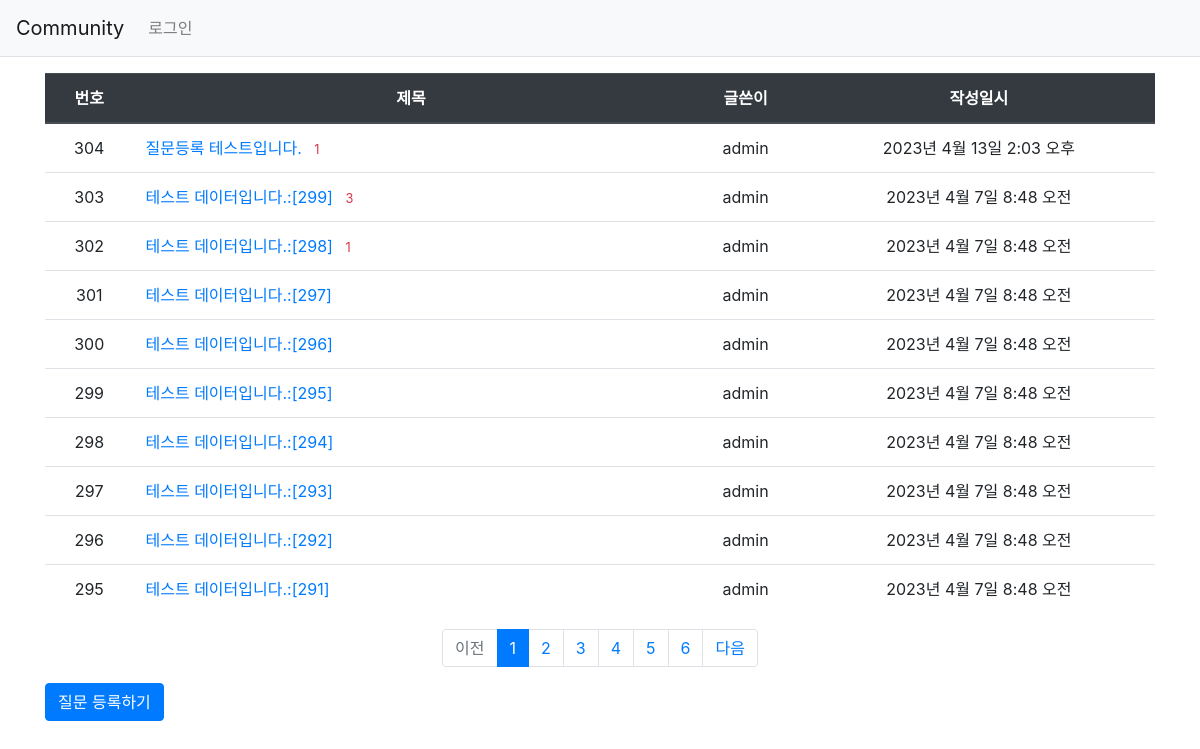
The page / on the database its author committed.
### community/models.py (models this page shows, shortened)
class Question(models.Model):
    author = models.ForeignKey(User, on_delete=models.CASCADE)
    subject = models.CharField(max_length=200)
    content = models.TextField()    #글자수 제한이 없는 데이터
    modify_date = models.DateTimeField(null=True, blank=True)
    create_date = models.DateTimeField()

### community/views/base_views.py (the view)
# urls.py: path('', base_views.index, name= 'index'),
def index(request):
    page = request.GET.get('page','1')  # 페이지
    question_list = Question.objects.order_by('-create_date')
    paginator = Paginator(question_list, 10)    # 페이지당 10개씩 보여 주기
    page_obj = paginator.get_page(page)
    context = {'question_list': page_obj}
    return render(request,'community/question_list.html', context)

### community/templatetags/community_filter.py (called while the page is built)
@register.filter
def sub(value, arg):
        return value - arg

### templates/community/question_list.html
{% extends 'base.html' %}
{% load community_filter %}
{% block content %}
<div class="container my-3">
    <table class="table">
        <thead>
        <tr class="text-center thead-dark">
            <th>번호</th>
            <th style="width:50%">제목</th>
            <th>글쓴이</th>
            <th>작성일시</th>
        </tr>
        </thead>
        <tbody>
        {% if question_list %}
        {% for question in question_list %}
        <tr class="text-center">
            <td>{{ question_list.paginator.count|sub:question_list.start_index|sub:forloop.counter0|add:1}}</td>
            <td class="text-left">
                <a href="{% url 'community:detail' question.id %}">{{ question.subject }}</a>
                {% if question.answer_set.count > 0 %}
                <span class="text-danger small ml-2">
                    {{ question.answer_set.count }}
                </span>
                {% endif %}
            </td>
            <td>{{ question.author.username }}</td>
            <td>{{ question.create_date }}</td>
        </tr>
        {% endfor %}
        {% else %}
        <tr>
            <td colspan="3">질문이 없습니다.</td>
        </tr>
        {% endif %}
        </tbody>
    </table>
    <ul class="pagination justify-content-center">
        {% if question_list.has_previous %}
        <li class="page-item">
            <a class="page-link" href="?page={{ question_list.previous_page_number }}">이전</a>
        </li>
        {% else %}
        <li class="page-item disabled">
            <a class="page-link" tabindex="-1" aria-disabled="true" href="#">이전</a>
        </li>
        {% endif %}
        {% for page_number in question_list.paginator.page_range %}
        {% if page_number >= question_list.number|add:-5 and page_number <= question_list.number|add:5 %}
            {% if page_number == question_list.number %}
            <li class="page-item active" aria-current="page">
                <a class="page-link" href="?page={{ page_number }}"> {{ page_number }}</a>
            </li>
            {% else %}
            <li class="page-item">
                <a class="page-link" href="?page={{ page_number }}">{{ page_number }}</a>
            </li>
            {% endif %}
        {% endif %}
        {% endfor %}
        {% if question_list.has_next%}
        <li class="page-item">
            <a class="page-link" href="?page={{ question_list.next_page_number }}">다음</a>
        </li>
        {% else %}
        <li class="page-item disabled">
            <a class="page-link" tabindex="-1" aria-disabled="true" href="#">다음</a>
        </li>
        {% endif %}
    </ul>
    <a href ="{% url 'community:question_create' %}" class="btn btn-primary">질문 등록하기</a>
</div>
{% endblock %}

### rows shown on the page
Question: paginator.count|sub "304", subject "질문등록 테스트입니다.", answer_set.count "1", author.username "admin", create_date "2023년 4월 13일 2:03 오후"
Question: paginator.count|sub "303", subject "테스트 데이터입니다.:[299]", answer_set.count "3", author.username "admin", create_date "2023년 4월 7일 8:48 오전"
Question: paginator.count|sub "302", subject "테스트 데이터입니다.:[298]", answer_set.count "1", author.username "admin", create_date "2023년 4월 7일 8:48 오전"
Question: paginator.count|sub "301", subject "테스트 데이터입니다.:[297]", author.username "admin", create_date "2023년 4월 7일 8:48 오전"
Question: paginator.count|sub "300", subject "테스트 데이터입니다.:[296]", author.username "admin", create_date "2023년 4월 7일 8:48 오전"
Question: paginator.count|sub "299", subject "테스트 데이터입니다.:[295]", author.username "admin", create_date "2023년 4월 7일 8:48 오전"
Question: paginator.count|sub "298", subject "테스트 데이터입니다.:[294]", author.username "admin", create_date "2023년 4월 7일 8:48 오전"
Question: paginator.count|sub "297", subject "테스트 데이터입니다.:[293]", author.username "admin", create_date "2023년 4월 7일 8:48 오전"
Question: paginator.count|sub "296", subject "테스트 데이터입니다.:[292]", author.username "admin", create_date "2023년 4월 7일 8:48 오전"
Question: paginator.count|sub "295", subject "테스트 데이터입니다.:[291]", author.username "admin", create_date "2023년 4월 7일 8:48 오전"

### other values the page prints
{{ page_number }} "1"
{{ page_number }} "2" "3" "4" "5" "6"
